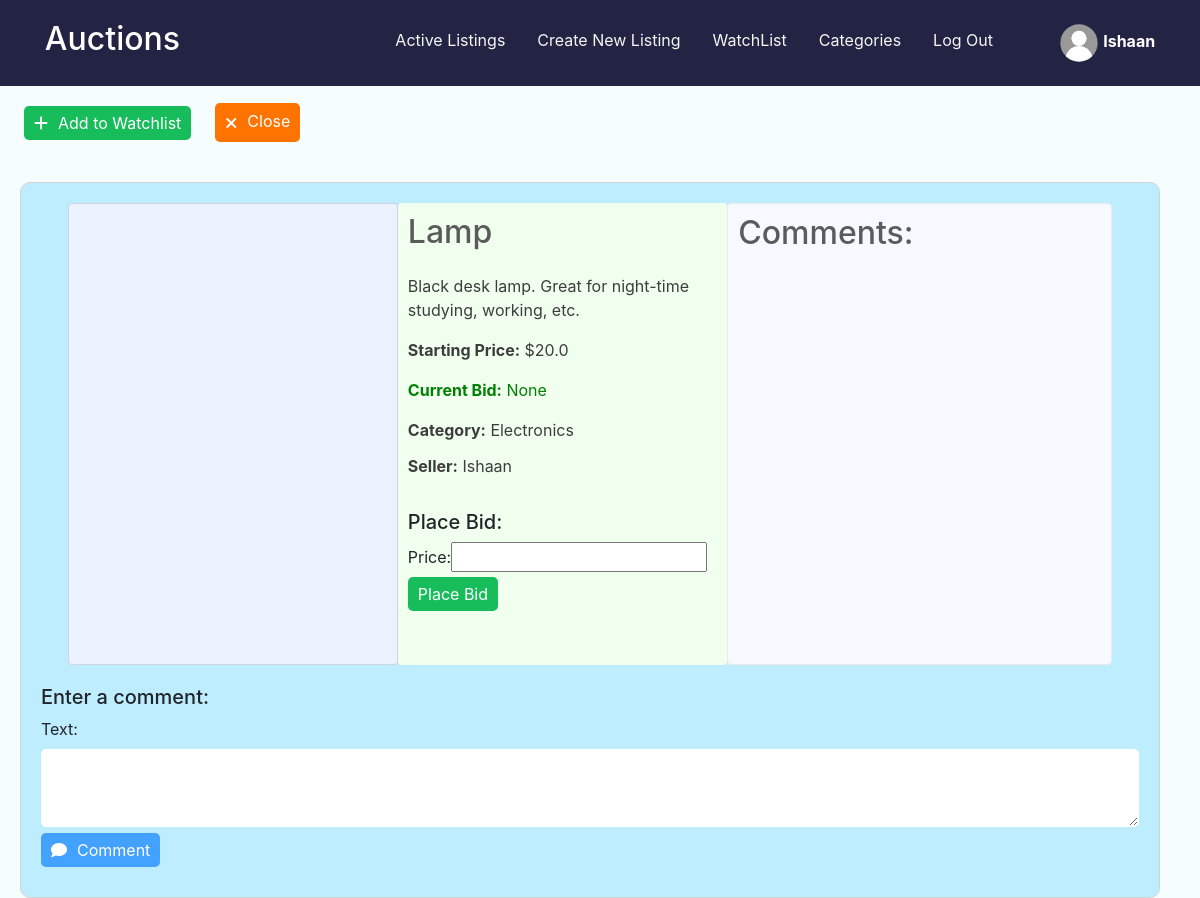
The app's page /listing/40 (signed in), older data.
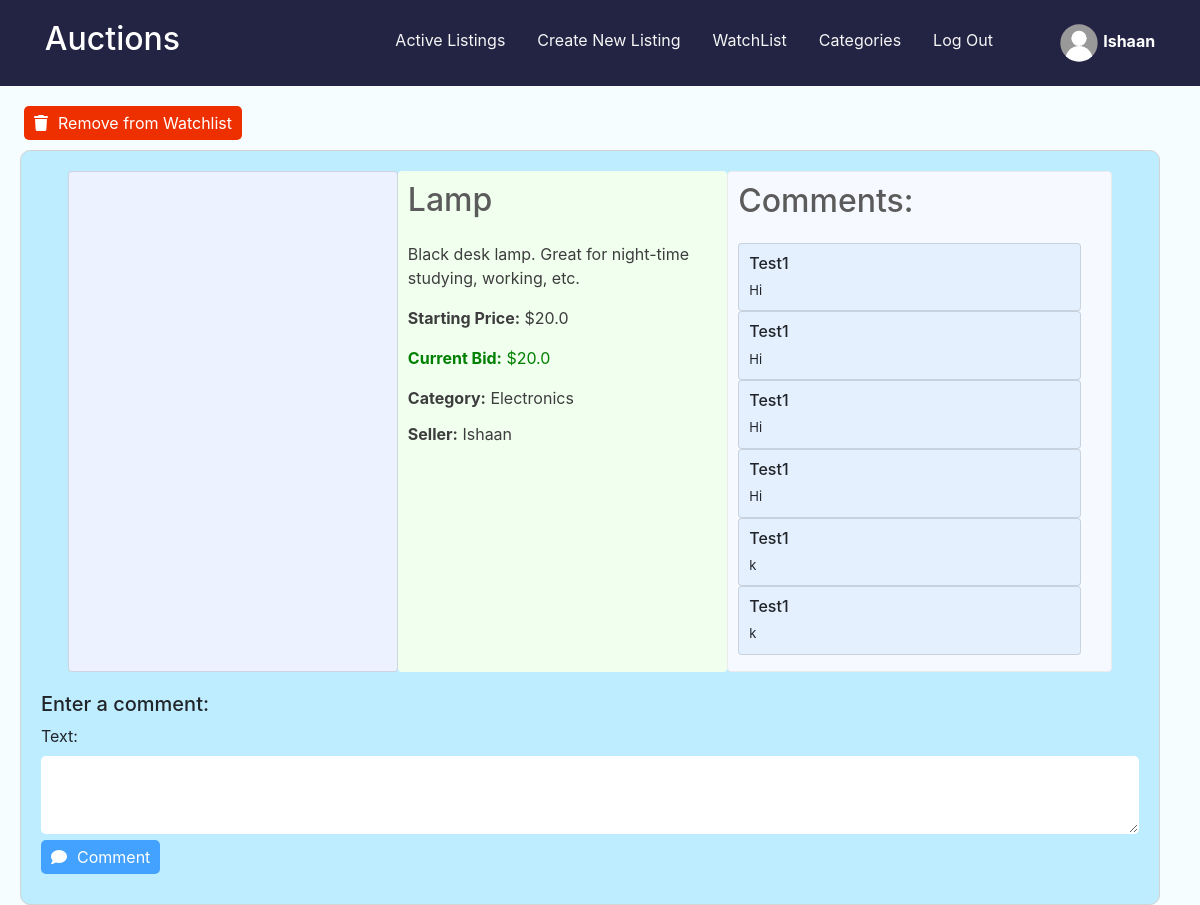
The same page, newer data.
### auctions/models.py (models this page shows, shortened)
class User(AbstractUser):
    pass

class Listing(models.Model):
    title = models.CharField(max_length=64)
    description = models.CharField(blank=True, max_length=500)
    active = models.BooleanField(default=True)
    category = models.ForeignKey(
        Category, on_delete=models.CASCADE, related_name="similar", blank=True)
    startBid = models.FloatField()
    currentBid = models.FloatField(null=True, blank=True)
    currentlyWatching = models.ManyToManyField(
        User, blank=True, related_name="listingsWatched")
    buyer = models.ForeignKey(
        User, blank=True, on_delete=models.PROTECT, null=True)
    seller = models.ForeignKey(
        User, on_delete=models.PROTECT, related_name="sellerListings", null=True, blank=True)
    imageURL = models.CharField(blank=True, max_length=500)
    auction_image = models.ImageField(null=True, blank=True)

class Category(models.Model):
    Category = models.CharField(max_length=300)
    def __str__(self):
        return str(self.Category)

class Comment(models.Model):
    text = models.CharField(blank=False, max_length=500)
    user = models.ForeignKey(User, on_delete=models.CASCADE)
    listing = models.ForeignKey(
        Listing, on_delete=models.CASCADE, related_name="getComments")

### auctions/views.py (the view, shortened to what this page needs)
# urls.py: path("listing/<int:id>", views.listing, name="listing"),
def listing(request, id):
    listing = Listing.objects.get(pk=id)
    bids = Bid.objects.all()
    if request.user in listing.currentlyWatching.all():
        listing.watched = True
    else:
        listing.watched = False
    return render(request, "auctions/listing.html", {
        "listing": listing,
        "comments": Listing.objects.get(pk=id).getComments.all(),
        "commentForm": CommentForm(),
        "bidForm": BidForm(),
        "bidSuccess": 0
    })

### auctions/views.py
class CommentForm(ModelForm):
    class Meta:
        model = Comment
        fields = ['text']
        widgets = {
            'text': Textarea(attrs={'cols': 100, 'rows': 3, 'style': "box-sizing:border-box; width: 100%;", 'class': "commentBox"}),
        }

class BidForm(ModelForm):
    class Meta:
        model = Bid
        fields = ['price']

### auctions/templates/auctions/listing.html (shortened to what this page needs)
{% extends "auctions/layout.html" %}
{% block body %}
    {% if user.is_authenticated %}
    <div style="width: 100%; display: flex; align-items: flex-start;">
        <form action="" method="post" style="padding-top: 20px; margin-left: 2%;" autocomplete="off">
            {% if not listing.watched %}
                <button type="submit"class="addToWatchListBtn"><i class="fas fa-plus" style="margin-right: 10px;"></i>Add to Watchlist</button>
            {% else %}
                <button type="submit" class="removeFromWatchListBtn"><i class="fas fa-trash" style="margin-right: 10px;"></i>Remove from
                    Watchlist</button>
            {% endif %}
        </form>
        {% if listing.seller == user and listing.active %}
        <form action="" method="post" style="padding-top: 17px; margin-left: 2%; margin-bottom: 5vh;" autocomplete="off">
            <button type="submit" class="closeButton" value="Close" style="display: flex; align-items: center;">
                                <i class="fas fa-times" style="pointer-events: none;"></i>
                <label style="padding-top: 5px; margin-left: 10px; pointer-events: none;">Close</label>
            </button>
        </form>
        {% endif %}
    </div>
    {% endif %}
    <div class='row' style="margin-left: 20px; border-radius: 10px; border:1px solid lightgray; background-color: rgb(190, 237, 255); padding: 20px; width: 95%; display: flex; justify-content: center;">
        <div class="card" style="width: 30%; padding: 10px; background-color: rgb(236, 242, 255); max-height: 78vh; overflow-y: auto;">
        </div>
        <div class="card" style="width: 30%;outline: none; border: none; padding-bottom: 20px; background-color: rgb(241, 255, 239); max-height: 78vh; overflow-y: auto;">
            <h2 class="card-title" style="padding: 10px; color:rgb(91, 91, 91)"> {{listing.title}}</h2>
            <p class="card-text" style="padding-left: 10px; color:rgb(61, 61, 61)">{{listing.description}}</p>
            <p class="card-text" style="padding-left: 10px; color:rgb(61, 61, 61)"><b>Starting Price:</b> ${{listing.startBid}}</p>
            {% if listing.currentBid <= 0 %}
                <p class="card-text" style="padding-left: 10px; color:green"><b>Current Bid:</b> None</p>
            {% else %}
                <p class="card-text" style="padding-left: 10px; color:green"><b>Current Bid:</b> ${{listing.currentBid}}</p>
            {% endif %}
            {% if listing.category is not None and listing.category is not null %}
                <p class="card-title" style="padding-left: 10px; color:rgb(61, 61, 61)"><b>Category:</b> {{listing.category}}</p>
            {% endif %}
            {% if listing.seller is not None and listing.seller is not null %}
                <p class="card-title" style="padding-left: 10px; color:rgb(61, 61, 61)"><b>Seller:</b> {{listing.seller}}</p>
            {% endif %}
            {% if user.is_authenticated and listing.active %}
                <div>
                    <form action="" method="post" style="padding-left: 10px; padding-top:20px" autocomplete="off">
                        <h5>Place Bid:</h5>
                        {{bidForm}}
                        <input type="submit" value="Place Bid" class="addToWatchListBtn">
                    </form>
                </div>
                <br>
            {% endif %}
        </div>
        <div class="card" style="width: 35%; outline: none; border: 0.5px solid rgb(235, 235, 235); background-color: rgb(246, 249, 255); max-height: 78vh; ">
            <h2 class="card-title" style="padding: 10px; color:rgb(91, 91, 91)">Comments:</h2>
            <ul style="list-style: none; padding-left: none; margin-left: -30px; width: 100%; display: flex; flex-direction: column; max-height: inherit; overflow-y: auto;">
                {% for c in comments %}
                    <li>
                        <div class="card" style="width: 100%; background: rgb(229, 240, 255); padding: 10px;">
                            <h6 class="card-text">{{c.user}}</h6>
                            <p class="card-text" style="font-size: small;">{{c.text}}</p>
                        </div>
                    </li>
                {% endfor %}
            </ul>
        </div>
        {% if user.is_authenticated %}
            <div style="float: right; width: 100%;" >
                <form action="" method="post" style="padding-top: 20px;" autocomplete="off">
                    <h5>Enter a comment:</h5>
                    {{commentForm}}
                    <button type="submit" class="addToWatchListBtn" style="background-color: rgb(67, 161, 255);"><i class="fas fa-comment" style="margin-right: 10px;"></i>Comment</button>
                </form>
            </div>
        {% endif %}
    </div>
{% endblock %}

### auctions/templates/auctions/layout.html (shortened to what this page needs)
{% load static %}
<!DOCTYPE html>
<html lang="en">
    <head>
        <link rel="stylesheet" href="https://stackpath.bootstrapcdn.com/bootstrap/4.4.1/css/bootstrap.min.css">
        <link href="{% static 'auctions/styles.css' %}" rel="stylesheet">
    </head>
    <body style="padding: 0px; margin: 0px;">
        <div class="mainHeader">
            <h2>Auctions</h2>
            <div style="width: 100px;">
            </div>
            <ul class="nav">
                <li class="nav-item">
                    <a class="nav-link" href="{% url 'index' %}">Active Listings</a>
                </li>
                <li class="nav-item">
                    <a class="nav-link" href="{% url 'newListing' %}">Create New Listing</a>
                </li>
                <li class="nav-item">
                    <a class="nav-link" href="{% url 'watchlist' %}">WatchList</a>
                </li>
                <li class="nav-item">
                    <a class="nav-link" href="{% url 'categories' %}">Categories</a>
                </li>
                {% if user.is_authenticated %}
                <li class="nav-item">
                    <a class="nav-link" href="{% url 'logout' %}">Log Out</a>
                </li>
                {% endif %}
            </ul>
            <div style="padding-top: 3px;">
                {% if user.is_authenticated %}
                    <img src="{% static 'auctions/blankUserIcon.svg'%}" width="40px">
                    <strong>{{ user.username }}</strong>
                {% else %}
                    <p style="margin-top: 5px;">Not signed in!</p>
                {% endif %}
            </div>
        </div>
        {% block body %}
        {% endblock %}
    </body>
</html>

### auctions/static/auctions/styles.css (style rules this page uses)
body { padding: 10px; background-color: rgb(246, 253, 255); }
.mainHeader { display: flex; justify-content: space-around; width: 100%; background-color: rgb(35, 35, 68); color: white; padding: 20px; }
.nav a { color: whitesmoke; transition: 0.1s; }
.addToWatchListBtn { background-color: #18bd5b; border: none; outline: none; border-radius: 5px; padding: 5px; padding-left: 10px; padding-right: 10px; color: white; margin-bottom: 10px; transition: 0.2s; }
.removeFromWatchListBtn { background-color: #ee3000; border: none; outline: none; border-radius: 5px; padding: 5px; padding-left: 10px; padding-right: 10px; color: white; margin-bottom: 10px; transition: 0.2s; }
.commentBox { border-radius: 5px; border: 0.5px solid rgb(179, 194, 218); outline: none; border: 0.5px solid transparent; box-shadow: 0px 2px 4px transparent; transition: 0.2s; }

Row changes from the older to the newer data that the page shows:
changed Listing "Lamp": currentBid (not shown) → "20.0"; active True → False (drawn)
added Comment: user "Test1", text "Hi"
added Comment: user "Test1", text "Hi"
added Comment: user "Test1", text "Hi"
added Comment: user "Test1", text "Hi"
added Comment: user "Test1", text "k"
added Comment: user "Test1", text "k"
Text that changed along with them:
form field value: "Place Bid" → (not shown)
text no longer shown: "Add to Watchlist Close None Place Bid: Price:"
text now shown: "Remove from Watchlist $"
